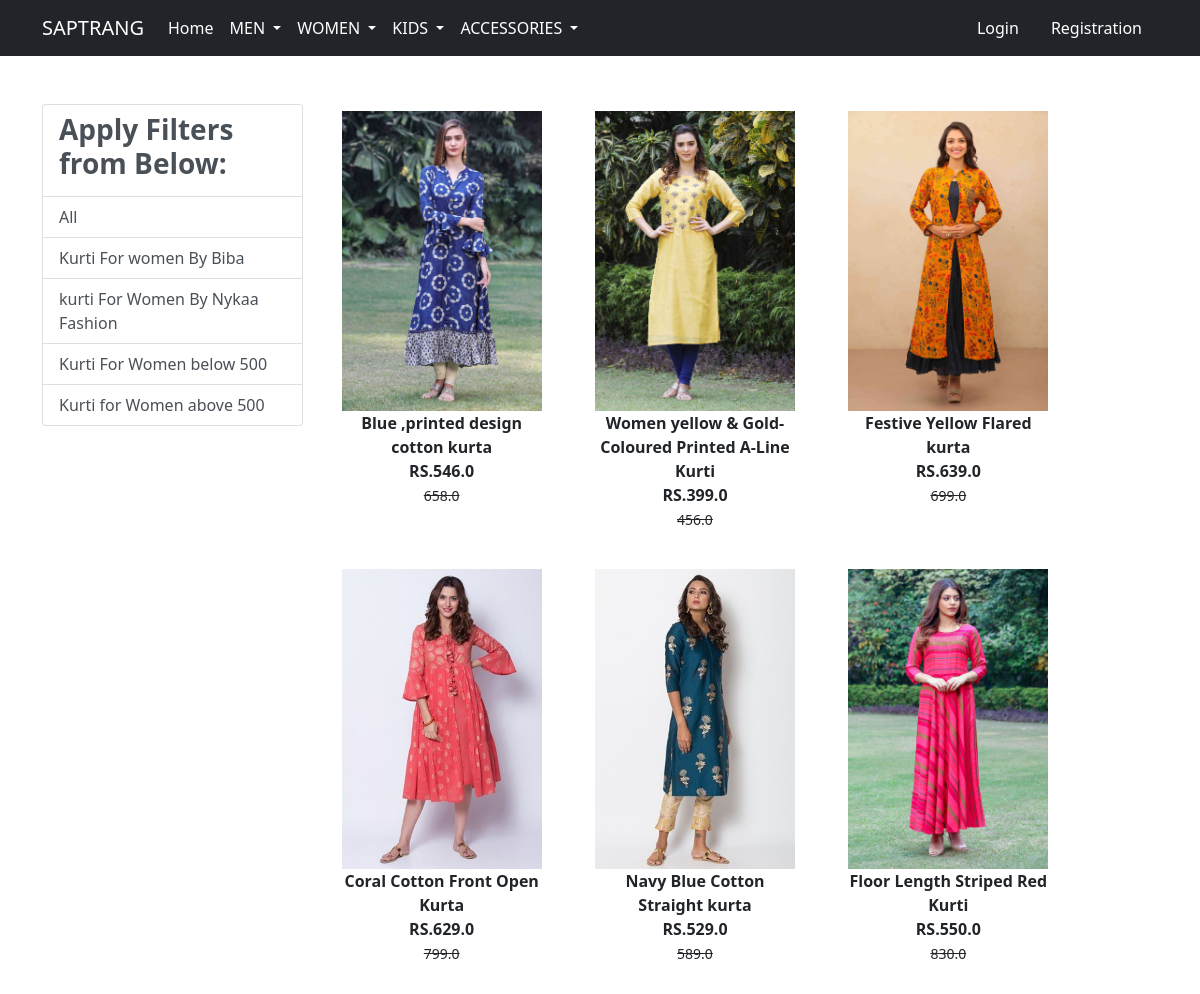
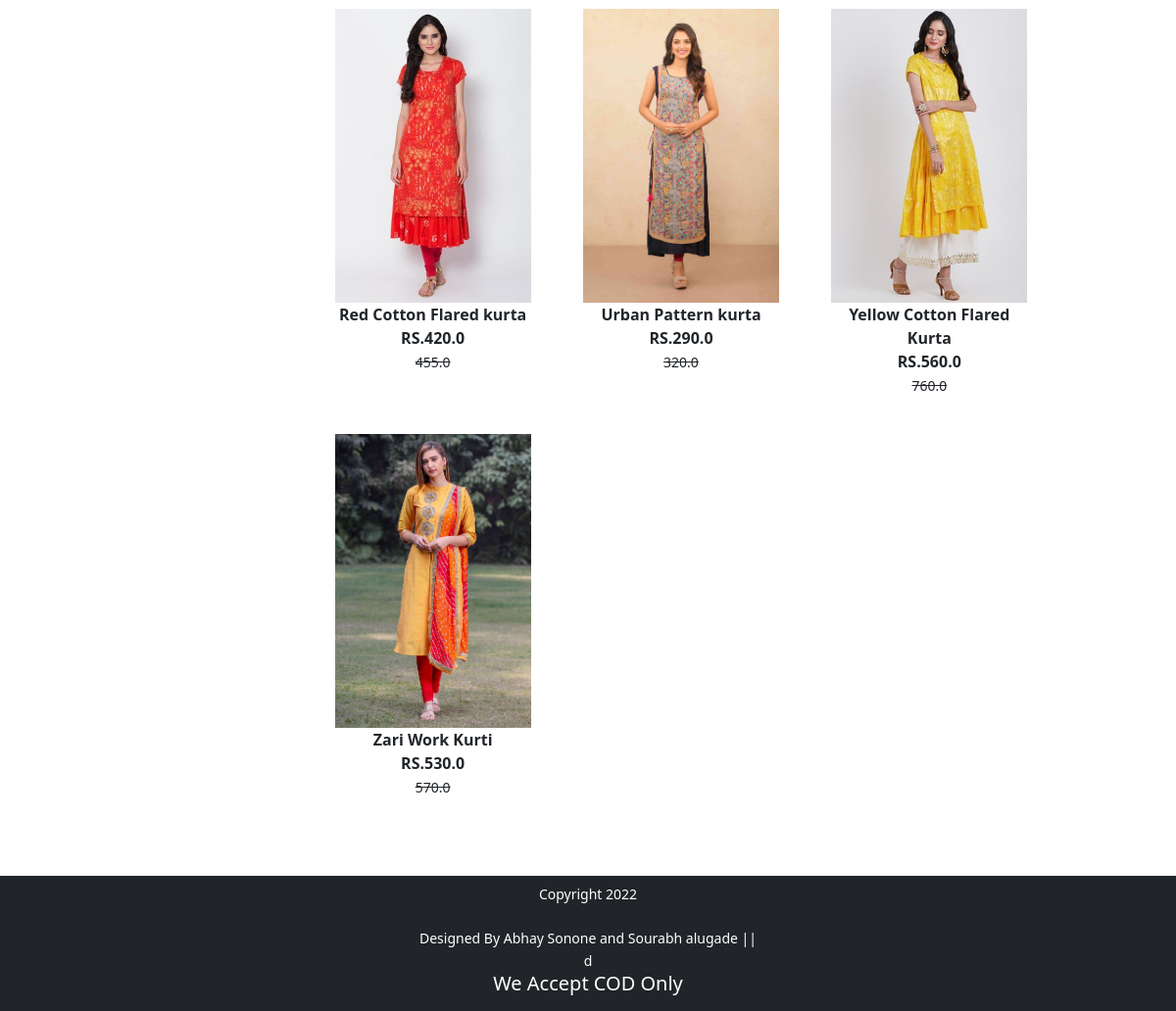
Page /kurti/ on the committed database (2 pictures, top to bottom).
### app/models.py (models this page shows, shortened)
class Product(models.Model):
    title =models.CharField(max_length=100)
    selling_price =models.FloatField()
    discounted_price = models.FloatField()
    description = models.TextField()
    brand = models.CharField(max_length=100)
    category= models.CharField(choices=CATEGORY_CHOICES,max_length=5)
    product_image = models.ImageField(upload_to ="productimg")

### app/views.py (the view)
# urls.py: path('kurti/', views.kurti, name='kurti'),
def kurti(request, data=None):
    totalitem=0
    if data == None:
        kurti = Product.objects.filter(category='wk')
    elif data=='Biba' or data=='Nykaa_Fashion':
        kurti = Product.objects.filter(category='wk').filter(brand=data)
    elif data=='below':
        kurti=Product.objects.filter(category='wk').filter(discounted_price__lt=500)
    elif data=='above':
        kurti=Product.objects.filter(category='wk').filter(discounted_price__gt=500)
    if request.user.is_authenticated:
         totalitem= len(Cart.objects.filter(user=request.user))
    return render(request, 'app/kurti.html',{'kurti':kurti,'totalitem':totalitem})

### app/templates/app/kurti.html (shortened to what this page needs)
{% extends 'app/base.html' %}
{% load static %}
{% block main-content %}
<div class="container my-5 ">
 <div class="row">
  <div class="col-sm-3">
    <div class="list-group">
        <a href="#" class="list-group-item
         list-group-item-action" aria-current="true" ><h3 class="fw-bold">Apply Filters from Below:</h3></a>
        <a href="{% url 'kurti' %}" class="list-group-item
         list-group-item-action" aria-current="true">All</a>
         <a href="{% url 'kurtidata' 'Biba' %}" class="list-group-item
         list-group-item-action" aria-current="true">Kurti For women By Biba</a>
         <a href="{% url 'kurtidata' 'Nykaa_Fashion' %}" class="list-group-item
         list-group-item-action" aria-current="true">kurti For Women By Nykaa Fashion</a>
         <a href="{% url 'kurtidata' 'below' %}" class="list-group-item
         list-group-item-action" aria-current="true">Kurti For Women below 500</a>
         <a href="{% url 'kurtidata' 'above' %}" class="list-group-item
         list-group-item-action" aria-current="true">Kurti for Women above 500</a>
    </div>
  </div>
  <div class="col-sm-8">
      <div class="row">
          {% for product in kurti %}
           <div class="col-sm-4 text-center mb-4">
               <a href="{% url 'product-detail' product.id %}" class="btn">
                   <div class="item">
                       <img src="{{product.product_image.url}}" alt="" height="300" class="">
                       <div class="fw-bold">{{product.description}}</div>
                       <div class="fw-bold">RS.{{product.discounted_price}}</div>
                       <small class="fw-light text-decoration-line-through">{{product.selling_price}}</small>
                   </div>
                </a>
            </div>
            {% endfor %}
        </div>
  </div>
 </div>
</div>
{% endblock main-content %}

### rows in the picture
Product: product_image (picture), description "Blue ,printed design cotton kurta", discounted_price "546.0", selling_price "658.0"
Product: product_image (picture), description "Women yellow & Gold-Coloured Printed A-Line Kurti", discounted_price "399.0", selling_price "456.0"
Product: product_image (picture), description "Festive Yellow Flared kurta", discounted_price "639.0", selling_price "699.0"
Product: product_image (picture), description "Coral Cotton Front Open Kurta", discounted_price "629.0", selling_price "799.0"
Product: product_image (picture), description "Navy Blue Cotton Straight kurta", discounted_price "529.0", selling_price "589.0"
Product: product_image (picture), description "Floor Length Striped Red Kurti", discounted_price "550.0", selling_price "830.0"
Product: product_image (picture), description "Red Cotton Flared kurta", discounted_price "420.0", selling_price "455.0"
Product: product_image (picture), description "Urban Pattern kurta", discounted_price "290.0", selling_price "320.0"
Product: product_image (picture), description "Yellow Cotton Flared Kurta", discounted_price "560.0", selling_price "760.0"
Product: product_image (picture), description "Zari Work Kurti", discounted_price "530.0", selling_price "570.0"
